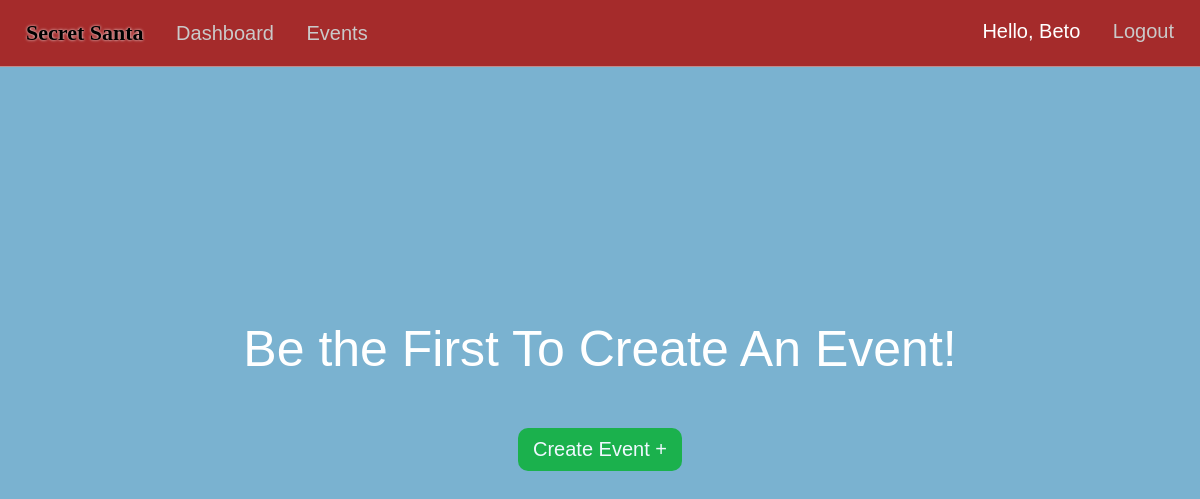
/events (signed in), run on an earlier commit of the app's database.
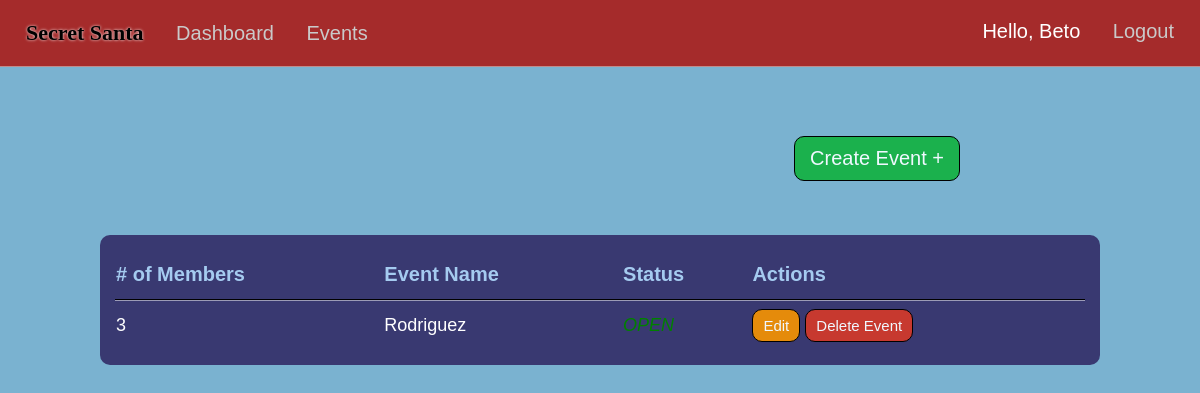
And on a later commit of the database.
### market/models.py (models this page shows, shortened)
class User(db.Model, UserMixin):
    id = db.Column(db.Integer(), primary_key=True)
    username = db.Column(db.String(length=30), nullable=False, unique=True)
    first_name = db.Column(db.String(length=50), nullable=False)
    last_name = db.Column(db.String(length=50), nullable=False)
    email_address = db.Column(db.String(length=50), nullable=False, unique=True)
    password_hash = db.Column(db.String(length=60), nullable=False)
    events = db.relationship('Event', backref='coordinator', lazy=True)
    events_attending = db.relationship('EventMembers', backref='attendees', lazy=True)
    @property
    def password(self):
        return self.password_hash

class Event(db.Model):
    event_id = db.Column(db.Integer(), primary_key=True)
    coordinator_id = db.Column(db.Integer(), db.ForeignKey('user.id'), nullable=False)
    event_name = db.Column(db.String(length=75), nullable=False)
    event_date = db.Column(db.Date())
    event_status = db.Column(db.String(length=20))
    members = db.relationship('EventMembers', backref='attended_events', lazy=True)
    fields = db.relationship('EventFields', backref='event_for_field', lazy=True)
    filled_fields = db.relationship('UserEventFields', backref='FieldEvent', lazy=True)

### market/routes.py (the view)
@app.route("/events")
@login_required
def events_page():
    events=Event.query.order_by(Event.event_status.desc(), Event.event_id.desc()).all()
    return render_template('events.html', events=events, is_user_member=is_user_member)

### market/models.py (called while the page is built)
@login_manager.user_loader
def load_user(user_id):
    return User.query.get(int(user_id))

### market/templates/events.html (shortened to what this page needs)
{% extends 'base.html' %}
  {% block style %}
  <link rel= "stylesheet" type= "text/css" href= "{{ url_for('static',filename='styles/events1.css') }}">
  {% endblock %}
  {% block content %}
    {% if events %}
    <center>
    <div class="create-btn-div-true">
        <a href="{{url_for('create_event')}}"><button class="create-btn-yes">Create Event +</button></a>
    </div>
    <br><br><br>
    <table class="main-table">
      <tr>
      <th># of Members</th>
        <th>
            Event Name
        </th>
        <th>
            Status
        </th>
        <th>
            Actions
        </th>
      </tr>
        {% for event in events %}
        <tr class="info-row">
          <td class="event-info">
            {% set count = [] %}
            {% for person in event.members%}
              {% if person.status == 'member'%}
                {% set _ = count.append(person) %}
              {% endif %}
            {% endfor %}
            {{count|length}}
          </td>
            <td class="event-info">
                {{event.event_name|title}}
            </td>
            <td class="event-info">
                <i>
                {% if event.event_status|title=='Open' %}
                  <span class="open">{{event.event_status|upper}}</span><br>
                {% elif event.event_status|title=='Closed' %}
                    <span class="close">{{event.event_status|upper}}</span><br>
                {% endif %}
                </i>
            </td>
            <td class="event-info">
                <div class="buttons">
                    {% if current_user.is_authenticated and current_user.id == event.coordinator.id %}
                      <a href="{{ url_for('event_info', event_id=event.event_id) }}"><button class="edit-btn">Edit</button></a>
                      <button class="delete-btn" onclick="toggleConfirm()">Delete Event</button>
                      {% endif %}
                  </div>
            </td>
        </tr>
        {% endfor %}
    </table>
</center>
    {% else %}
    <center>
    <div class="no-event-div">
    <p>Be the First To Create An Event!</p>
    <a href="{{url_for('create_event')}}"><button class="create-btn">Create Event +</button></a>
    </div></center>
    {% endif %}
  {% endblock %}

### market/templates/base.html (shortened to what this page needs)
<!DOCTYPE html>
<html lang="en">
<head>
  <link rel= "stylesheet" type= "text/css" href= "{{ url_for('static',filename='styles/main.css') }}">
  {% block style %}
  {% endblock %}
</head>
<body>
  <nav>
    <ul class="top-left-nav">
      <a href="{{ url_for('home_page') }}" ><li class="li-title">
        Secret Santa
      </li></a>
    {% if current_user.is_authenticated %}
      <li>
        <a href="{{ url_for('dashboard_page') }}" class="nav-item">Dashboard</a>
      </li>
      <li>
        <a href="{{ url_for('events_page') }}" class="nav-item">Events</a>
      </li>
    {% endif %}
    </ul>
    {% if current_user.is_authenticated %}
    <ul class="top-right-nav">
      <li>
        <p class="nav-name">Hello, {{ current_user.first_name.title() }} </p>
      </li>
      <li>
        <a class="nav-item" href="{{ url_for('logout_page') }}">Logout</a>
      </li>
    </ul>
    {% endif %}
  </nav>
  {% block content %}
  {% endblock %}
</body>
</html>

### market/static/styles/main.css (style rules this page uses)
* { margin: 0px; box-sizing: border-box; }
body { margin-top: 66px; font-family: Arial, Helvetica, sans-serif; background-color: rgb(122, 178, 208); color: white; padding: 0px 10px; padding-bottom: 80px; }
nav { display: flex; justify-content: space-between; background-color: rgb(165, 43, 43); padding: 20px 20px; position: fixed; right: 0px; left: 0px; top:0px; z-index: 1000; color: black; font-family:'Gill Sans', 'Gill Sans MT', Calibri, 'Trebuchet MS', sans-serif; font-size: 20px; border-bottom: 1px solid rgba(209, 208, 208, 0.589); }
.li-title { font-weight: bolder; font-size: 22px; font-family: 'Grinched'; text-shadow: 0px 0px 3px white; }
.top-left-nav { list-style: none; padding: 0px; display: inline-block; }
.top-left-nav li,.top-right-nav li { display: inline-block; margin-right: 6px; margin-left: 6px; }
.top-right-nav { list-style: none; padding: 0px; display: inline-block; }
.nav-item { text-decoration: none; color: rgb(202, 201, 201); margin-left: 15px; }
.nav-name { text-decoration: none; color: rgb(255, 255, 255); }
a { text-decoration: none; color: Black; }

### market/static/styles/events1.css (style rules this page uses)
.create-btn-div-true { padding-top: 70px; padding-right: 15px; display:flex; max-width: 750px; justify-content: end; }
.create-btn-yes { cursor: pointer; background-color: rgb(27, 177, 77); border: none; color: aliceblue; padding: 10px 15px; border:1px solid black; border-radius: 10px; font-size: 20px; font-family: 'Gill Sans', 'Gill Sans MT', Calibri, 'Trebuchet MS', sans-serif; }
.main-table { background-color: rgb(57, 57, 113); width: 95%; max-width: 1000px; padding: 15px; border-spacing: 0px; border-radius: 10px; }
th { color: rgb(165, 203, 240); font-size: 20px; border-bottom: 1px solid rgb(0, 0, 0); height: 50px; text-align: left; }
tr { margin-bottom: 10px; }
.event-info { border-top: 1px solid rgba(244, 244, 244, 0.528); margin-bottom: 10px; font-size: 18px; height: 50px; }
.info-row { padding: 5px; }
.open { color: green; }
.edit-btn { cursor: pointer; background-color: rgb(229, 139, 11); border: none; color: aliceblue; padding: 7px 10px; border-radius: 10px; font-size: 15px; font-family: 'Gill Sans', 'Gill Sans MT', Calibri, 'Trebuchet MS', sans-serif; border:1px solid black; }
.delete-btn { cursor: pointer; background-color: rgb(199, 57, 47); border: none; color: aliceblue; padding: 7px 10px; border-radius: 10px; font-size: 15px; font-family: 'Gill Sans', 'Gill Sans MT', Calibri, 'Trebuchet MS', sans-serif; border:1px solid black; }

What changed in the data, as far as the page shows it:
added Event: count "3", event_name "Rodriguez"
Also different on the page:
text no longer shown: "Be the First To Create An Event!"
text now shown: "# of Members Event Name Status Actions"
